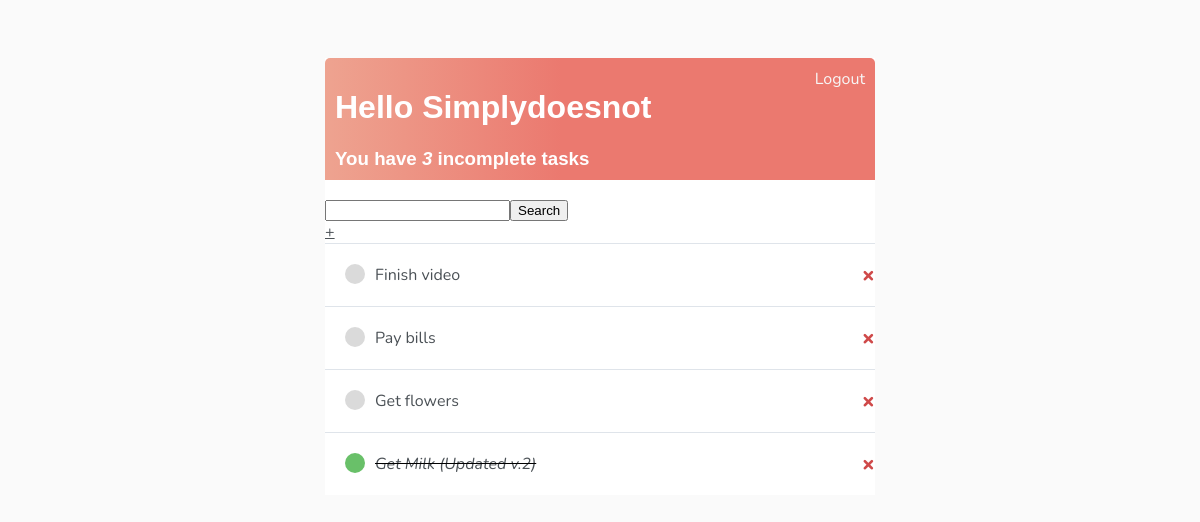
The app's page / (signed in) with its own data.
### TodoApp/models.py (models this page shows)
class Task(models.Model):
    user = models.ForeignKey(User, on_delete=models.CASCADE, null=True, blank=True)
    title = models.CharField(max_length=200)
    description = models.TextField(null=True, blank=True)
    complete = models.BooleanField(default=False)
    created = models.DateTimeField(auto_now_add=True)
    def __str__(self):
        return self.title
    class Meta:
        ordering = ['complete']

### TodoApp/views.py (the view)
# urls.py: path('', TaskList.as_view(), name='tasks'),
class TaskList(LoginRequiredMixin, ListView):
    model = Task
    context_object_name = 'tasks'
    def get_context_data(self, **kwargs):
        context = super().get_context_data(**kwargs)
        context['tasks'] = context['tasks'].filter(user=self.request.user)
        context['count'] = context['tasks'].filter(complete=False).count()
        search_input = self.request.GET.get('search-area') or ''
        if search_input:
            context['tasks'] = context['tasks'].filter(title__startswith=search_input)
        context['search_input'] = search_input
        return context

### TodoApp/templates/TodoApp/task_list.html
{% extends 'TodoApp/main.html'%}
{% block content %}
<div class="header-bar">
    <div>
        <h1>Hello {{request.user|title}}</h1>
        <h3 style="margin:0;">You have <i>{{count}}</i> incomplete task{{count|pluralize:"s"}}</h3>
    </div>
    {% if request.user.is_authenticated %}
        <a href="{% url 'logout' %}">Logout</a>
    {% else %}
        <a href="{% url 'login' %}">Login</a>
    {% endif %}
</div>
<div id="search-add-wrapper">
    <form method="get" style="margin-top: 20px; display: flex;">
        <input type="text" name="search-area" value="{{search_input}}">
        <input type="submit" value="Search">
    </form>
    <a id="add-link" href="{% url 'task-create' %}">&#x2b;</a>
</div>
<div class="task-items-wrapper">
    {% for task in tasks %}
    <div class="task-wrapper">
        {% if task.complete %}
            <div class="task-title">
                <div class="task-complete-icon"></div>
                <i><s><a href="{% url 'task-update' task.id %}">{{task}}</a></s></i>
            </div>
            <a class="delete-link" href="{% url 'task-delete' task.id %}">&#215;</a>
        {% else %}
            <div class="task-title">
                <div class="task-incomplete-icon"></div>
                <a href="{% url 'task-update' task.id %}">{{task}}</a>
            </div>
            <a class="delete-link" href="{% url 'task-delete' task.id %}">&#215;</a>
        {% endif %}
    </div>
    {% empty %}
        <h3>No items in list</h3>
    {% endfor %}
</div>
{% endblock content %}

### TodoApp/templates/TodoApp/main.html (style rules this page uses)
body { background-color: #FAFAFA; font-family: 'Nunito', sans-serif; padding-top: 50px; }
h1, h2, h3, h4, h5, h6 { font-family: 'Raleway', sans-serif; }
a, p { color: #4b5156; }
.header-bar { display: flex; justify-content: space-between; color: #fff; padding: 10px; border-radius: 5px 5px 0 0; background: linear-gradient(90deg, #EEA390 0%, #EB796F 43%, #EB796F 100%); }
.header-bar a { color: rgb(247, 247, 247); text-decoration: none; }
.task-wrapper { display: flex; align-items: center; justify-content: space-between; background-color: #fff; border-top: 1px solid #dfe4ea; overflow: hidden; }
.task-title { display: flex; padding: 20px; }
.task-title a { text-decoration: none; color: #4b5156; margin-left: 10px; }
.task-complete-icon { height: 20px; width: 20px; background-color: rgb(105, 192, 105); border-radius: 50%; }
.task-incomplete-icon { height: 20px; width: 20px; background-color: rgb(218, 218, 218); border-radius: 50%; }
.delete-link { text-decoration: none; font-weight: 900; color: #cf4949; font-size: 22px; line-height: 0; padding: 20px 0px; }

### records on screen
Task: title "Finish video"
Task: title "Pay bills"
Task: title "Get flowers"
Task: title "Get Milk (Updated v.2)"

### other values on screen
{{ request.user|title }} "Simplydoesnot"
{{ count }} "3"
